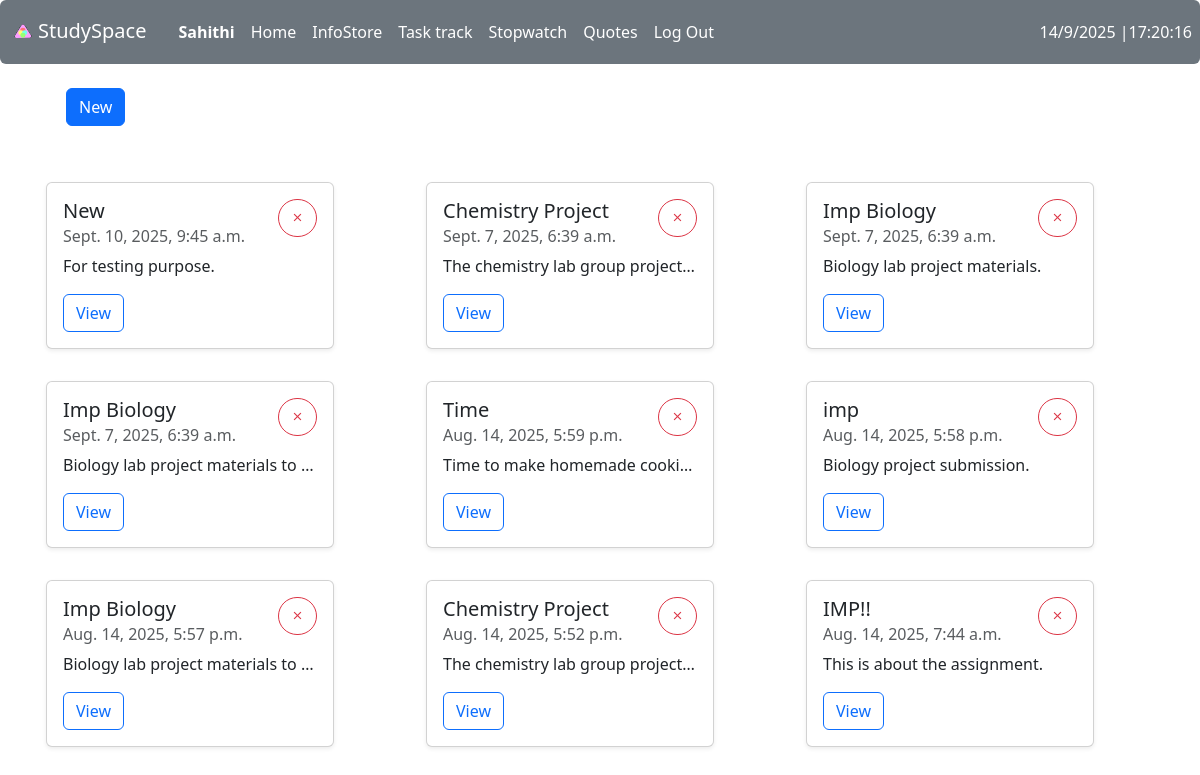
The page /list (signed in) on the database its author committed.
### studyspace/models.py (models this page shows)
class User(AbstractUser):
    pass

class Info(models.Model):
    user = models.ForeignKey(User, on_delete=models.CASCADE)
    title = models.CharField(max_length=100)
    txt = models.CharField(max_length=255)
    created_at = models.DateTimeField(auto_now_add=True)

### studyspace/views.py (the view)
# urls.py: path('list', views.list, name='list'),
def list(request):
    l = Info.objects.filter(user=request.user).order_by('-created_at')
    return render(request, 'studyspace/list.html', {
            'l':l
        })

### studyspace/templates/studyspace/list.html
{% extends "studyspace/layout.html" %}
{% block body %}
    <div id="li">
        <div class="container">
            <div class="d-flex flex-row mb-3">
                <div class="p-2">
                    <button type='button' class="btn btn-primary m-3">
                        <a style="text-decoration:none; color:white;" href="{% url 'add' %}">New</a>
                    </button>
                </div>
            </div>
            <div class="row d-flex align-items-stretch">
                {% for i in l %}
                <div class="col-md-4 p-3">
                    <div class="card h-100 shadow-sm" style="width: 18rem;">
                        <div class="card-body">
                            <h5 class="card-title">{{ i.title }}  <a href="{% url 'delete' i.id %}"  class="btn btn-outline-danger rounded-pill float-end"><span class="material-symbols-outlined" style="font-size: small;">close</span></a></h5>
                            <h6 class="card-subtitle mb-2 text-muted">{{ i.created_at }}</h6>
                            <p class="card-text text-truncate">{{ i.txt }}</p>
                            <a class="btn btn-outline-primary" href="{% url 'display' i.id %}">View</a>
                        </div>
                    </div>
                </div>
                {% endfor %}
            </div>
        </div>
    </div>
{% endblock %}

### studyspace/templates/studyspace/layout.html (shortened to what this page needs)
{% load static %}
<!DOCTYPE html>
<html lang="en">
    <head>
        <link href="https://cdn.jsdelivr.net/npm/bootstrap@5.3.3/dist/css/bootstrap.min.css" rel="stylesheet">
        <link href="{% static 'style.css' %}" rel="stylesheet">
    </head>
    <body>
        <nav class="navbar navbar-expand-lg navbar-light bg-secondary rounded">
            {% if user.is_authenticated %}
                <a class="navbar-brand p-2 text-white" href="{% url 'index' %}"><img src="{% static 'Frame 1 (1).svg' %}" width="30" height="30" alt="">StudySpace</a>
            {% else %}
                <a class="navbar-brand p-2 text-white" href="{% url 'index' %}">StudySpace</a>
            {% endif %}
            <div>
                {% if user.is_authenticated %}
              <ul class="navbar-nav mr-auto">
                    <li class="nav-item">
                        <a class="nav-link text-white" href="#"><strong>{{ user.username }}</strong></a>
                    </li>
                    <li class="nav-item">
                        <a class="nav-link text-white" href="{% url 'index' %}">Home</a>
                    </li>
                    <li class="nav-item">
                        <a class="nav-link text-white" href="{% url 'list' %}">InfoStore</a>
                    </li>
                    <li class="nav-item">
                        <a class="nav-link text-white" href="{% url 'task' %}">Task track</a>
                    </li>
                    <li class="nav-item">
                        <a class="nav-link text-white" href="{% url 'watch' %}">Stopwatch</a>
                    </li>
                    <li class="nav-item">
                        <a class="nav-link text-white" href="{% url 'quotes' %}">Quotes</a>
                    </li>
                    <li class="nav-item">
                        <a class="nav-link text-white" href="{% url 'logout' %}">Log Out</a>
                    </li>
                     <li class="nav-item">
                        <a id="date" class="nav-link text-white position-absolute end-0 p-2"></a>
                </li>
                {% endif %}
              </ul>
            </div>
          </nav>
            <div class="body">
                {% block body %}
                {% endblock %}
            </div>
    </body>
</html>

### studyspace/static/style.css (style rules this page uses)
.material-symbols-outlined { font-variation-settings: 'FILL' 0, 'wght' 400, 'GRAD' 0, 'opsz' 24 }

### rows shown on the page
User: username "Sahithi"
Info: title "New", created_at "Sept. 10, 2025, 9:45 a.m.", txt "For testing purpose."
Info: title "Chemistry Project", created_at "Sept. 7, 2025, 6:39 a.m.", txt "The chemistry lab group project…"
Info: title "Imp Biology", created_at "Sept. 7, 2025, 6:39 a.m.", txt "Biology lab project materials."
Info: title "Imp Biology", created_at "Sept. 7, 2025, 6:39 a.m.", txt "Biology lab project materials to…"
Info: title "Time", created_at "Aug. 14, 2025, 5:59 p.m.", txt "Time to make homemade cooki…"
Info: title "imp", created_at "Aug. 14, 2025, 5:58 p.m.", txt "Biology project submission."
Info: title "Imp Biology", created_at "Aug. 14, 2025, 5:57 p.m.", txt "Biology lab project materials to…"
Info: title "Chemistry Project", created_at "Aug. 14, 2025, 5:52 p.m.", txt "The chemistry lab group project…"
Info: title "IMP!!", created_at "Aug. 14, 2025, 7:44 a.m.", txt "This is about the assignment."
